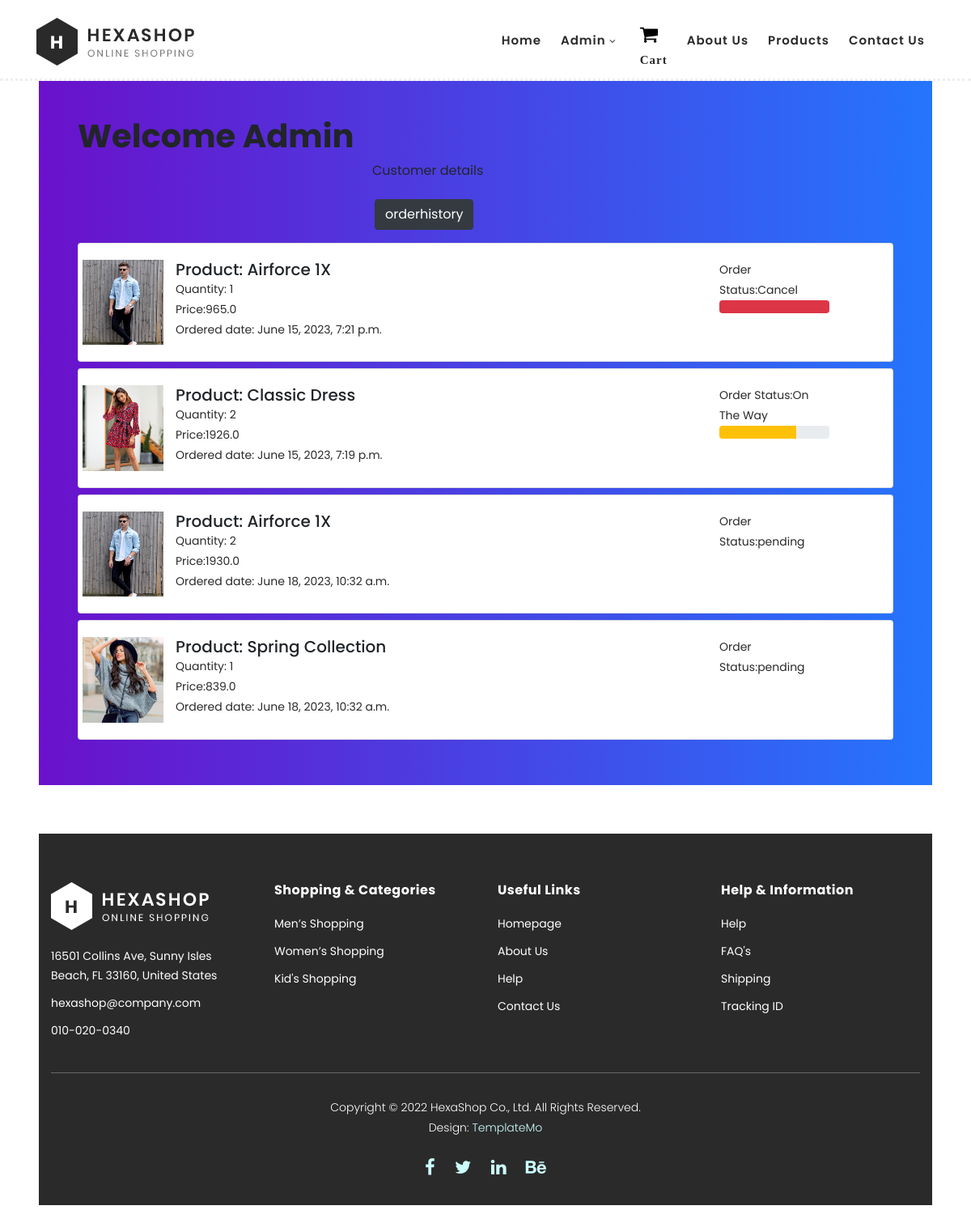
The page /orderhist/ (signed in) on the database its author committed.
### Cust/models.py (models this page shows, shortened)
class Orderhistory(models.Model):
    STATAUS_CHOICES=(
        ("Accepted","accepted"),
        ("Packed","packed"),
        ("On The Way","on the way"),
        ("Deleivered","delivered"),
        ("Cancel","canceled")
    )
    user=models.ForeignKey(User,on_delete=models.CASCADE)
    customer=models.ForeignKey(Customers,on_delete=models.CASCADE)
    product=models.ForeignKey(Products,on_delete=models.CASCADE)
    quantity=models.PositiveIntegerField(default=1)
    ordered_date=models.DateTimeField(auto_now=True)
    status=models.CharField(choices=STATAUS_CHOICES,max_length=50,default="pending")
    @property
    def total_cost(self):
        return self.quantity *  self.product.discounted_price

class Products(models.Model):
    categories=(
        ("M","Men"),
        ("W","women"),
        ("K","kids"),
        )
    title=models.CharField(max_length=50)
    selling_cost=models.FloatField()
    category=models.CharField(choices=categories,max_length=2)
    colour=models.CharField(max_length=50,default=None,null=True)
    discounted_price=models.FloatField()
    image=models.ImageField(upload_to="productimg")

### My_store/views.py (the view)
# urls.py: path('orderhist/', orderhistory),
@login_required
def orderhistory(request):
    hist=Orderhistory.objects.filter(user=request.user)
    return render(request,"cust/orderhistory.html",{"orderhists":hist,"active":"btn-dark"})

### templates/cust/orderhistory.html (shortened to what this page needs)
{% extends "base.html" %}
{% block content %}
<link rel="stylesheet" type="text/css" href="/static/css/cart.css">
<body class="p-5">
    <section class="h-100 gradient-custom">
        <div class="container my-5 p-5">
                <h1><b class="text-capitalize"> Welcome {{request.user}}</b></h1>
                <div class="col-sm-3 offset-sm-4">
                    <ul class="list-unstyled">
                        <li class="d-grid"><a href="/Cust/profile" class="btn "> Customer details</a></li>
                        <li class="d-grid p-3"><a href="/orderhist" class="btn {{active}}">orderhistory</a></li>
                    </ul>
                </div>
                {% for hist in orderhists %}
                <div class="card mb-2">
                    <div class="card-body">
                        <div  class="row">
                            <div class="bg-image hover-overlay hover-zoom ripple rounded" data-mdb-ripple-color="light">
                               <img src="{{hist.product.image.url}}" style="width: 100px;"/>
                            </div>
                            <div class="col-md-8 ">
                                <h5>Product: {{hist.product.title}}</h5>
                                <p>Quantity: {{hist.quantity}}</p>
                                <p class="fw-bold">Price:{{hist.total_cost}}</p>
                                <p class="fw-bold">Ordered date: {{hist.ordered_date}}</p>
                            </div>
                            <div class="col-sm-2 mx-2">
                                <p>Order Status:{{hist.status}}</p>
                                {% if hist.status == "On The Way" %}
                                    <div class="progress">
                                        <div class="progressbar bg-warning" role="progressbar"
                                        style="width: 70%" aria-valuenow="70"aria-valuemin="0"
                                        aria-valuemax="100"></div>
                                    </div>
                                {% endif %}
                                {% if hist.status == "Cancel" %}
                                    <div class="progress">
                                        <div class="progressbar bg-danger" role="progressbar"
                                        style="width: 100%" aria-valuenow="100"aria-valuemin="0"
                                        aria-valuemax="100"></div>
                                    </div>
                                {% endif %}
                            </div>
                        </div>
                    </div>
                </div>
               {% endfor %}
            </div>
    </section>
</body>
{% endblock %}

### templates/header.html (shortened to what this page needs)
{% load static %}
<!DOCTYPE html>
<html lang="en">
  <head>
    <link rel="stylesheet" type="text/css" href="/static/css/bootstrap.min.css">
    <link rel="stylesheet" type="text/css" href="/static/css/font-awesome.css">
    <link rel="stylesheet" href="/static/css/templatemo-hexashop.css">
    <link rel="stylesheet" href="/static/css/owl-carousel.css">
    <link rel="stylesheet" href="/static/css/lightbox.css">
    </head>
    <nav class="header-area header-sticky">
        <div class="container">
            <div class="row">
                <div class="col-12">
                    <nav class="main-nav">
                        <a href="/" class="logo">
                            <img src="/static/images/logo.png">
                        </a>
                        <ul class="nav">
                        {% if user.is_authenticated %}
                            <li class="scroll-to-section"><a href="/">Home</a></li>
                            <li class="submenu">
                                <a href="javascript:;">{{request.user}}</a>
                            </li>
                            <li>
                                <i class="fa fa-shopping-cart" style="font-size: 24px;color: black;"> <a href="/showcart/">Cart</a></i>
                            </li>
                        {% else %}
                            <li class="scroll-to-section"><a href="/">Home</a></li>
                                <li><a href="/Cust/registration/">Registration</a></li>
                                <li><a href="/Cust/login/">Login</a></li>
                            </li>
                        {% endif %}
                        <li><a href="/about/">About Us</a></li>
                        <li><a href="/products/">Products</a></li>
                        <li><a href="/contact/">Contact Us</a></li>
                    </nav>
                </div>
            </div>
        </div>
    </nav>

### static/css/templatemo-hexashop.css (style rules this page uses)
html, body, div, span, applet, object, iframe, h1, h2, h3, h4, h5, h6, p, blockquote, div pre, a, abbr, acronym, address, big, cite, code, del, dfn, em, font, img, ins, kbd, q, s, samp, small, strike, strong, sub, sup, tt, var, b, u, i, center, dl, dt, dd, ol, ul, li, figure, header, nav, section, article, aside, footer, figcaption { margin: 0; padding: 0; border: 0; outline: 0; }
ul, li { padding: 0; margin: 0; list-style: none; }
header, nav, section, article, aside, footer, hgroup { display: block; }
* { box-sizing: border-box; }
html, body { font-family: 'Poppins', sans-serif; font-weight: 400; background-color: #fff; font-size: 16px; -ms-text-size-adjust: 100%; -webkit-font-smoothing: antialiased; -moz-osx-font-smoothing: grayscale; }
a { text-decoration: none !important; }
h1, h2, h3, h4, h5, h6 { margin-top: 0px; margin-bottom: 0px; }
ul { margin-bottom: 0px; }
p { font-size: 14px; line-height: 25px; color: #2a2a2a; }
html, body { background: #fff; font-family: 'Poppins', sans-serif; }
.header-area { border-bottom: 3px dotted #eee; box-shadow: none; background-color: #fff; position: absolute; top: 0px; left: 0px; right: 0px; z-index: 100; height: 100px; -webkit-transition: all .5s ease 0s; -moz-transition: all .5s ease 0s; -o-transition: all .5s ease 0s; transition: all .5s ease 0s; }
.header-area .main-nav { min-height: 80px; background: transparent; }
.header-area .main-nav .logo { line-height: 100px; color: #fff; font-size: 28px; font-weight: 700; text-transform: uppercase; letter-spacing: 2px; float: left; -webkit-transition: all 0.3s ease 0s; -moz-transition: all 0.3s ease 0s; -o-transition: all 0.3s ease 0s; transition: all 0.3s ease 0s; }
.header-area .main-nav .nav { float: right; margin-top: 30px; margin-right: 0px; background-color: transparent; -webkit-transition: all 0.3s ease 0s; -moz-transition: all 0.3s ease 0s; -o-transition: all 0.3s ease 0s; transition: all 0.3s ease 0s; position: relative; z-index: 999; }
.header-area .main-nav .nav li { padding-left: 15px; padding-right: 15px; }
.header-area .main-nav .nav li a { display: block; font-weight: 600; font-size: 15px; color: #2a2a2a; text-transform: capitalize; -webkit-transition: all 0.3s ease 0s; -moz-transition: all 0.3s ease 0s; -o-transition: all 0.3s ease 0s; transition: all 0.3s ease 0s; height: 40px; line-height: 40px; border: transparent; letter-spacing: 1px; }
.header-area .main-nav .nav li a { color: #2a2a2a; }
.header-area .main-nav .nav li.submenu { position: relative; padding-right: 30px; }
.header-area .main-nav .nav li.submenu:after { font-family: FontAwesome; content: "\f107"; font-size: 12px; color: #2a2a2a; position: absolute; right: 18px; top: 12px; }
.header-area.header-sticky { min-height: 80px; }
.header-area .nav { margin-top: 30px; }
@media (max-width: 1200px) { .header-area .main-nav .nav li { padding-left: 12px; padding-right: 12px; } }
@media (max-width: 1200px) { .header-area .main-nav:before { display: none; } }
@media (min-width: 767px) { .header-area .main-nav .nav { display: flex !important; } }

### static/css/cart.css (style rules this page uses)
.gradient-custom { background: #6a11cb; background: -webkit-linear-gradient(to right, rgba(106, 17, 203, 1), rgba(37, 117, 252, 1)); background: linear-gradient(to right, rgba(106, 17, 203, 1), rgba(37, 117, 252, 1)) }

### rows shown on the page
Orderhistory: product.image (picture), product "Airforce 1X", quantity "1", total_cost "965.0", ordered_date "June 15, 2023, 7:21 p.m.", status "Cancel"
Orderhistory: product.image (picture), product "Classic Dress", quantity "2", total_cost "1926.0", ordered_date "June 15, 2023, 7:19 p.m.", status "On The Way"
Orderhistory: product.image (picture), product "Airforce 1X", quantity "2", total_cost "1930.0", ordered_date "June 18, 2023, 10:32 a.m.", status "pending"
Orderhistory: product.image (picture), product "Spring Collection", quantity "1", total_cost "839.0", ordered_date "June 18, 2023, 10:32 a.m.", status "pending"

### other values the page prints
{{ request.user }} "Admin"
